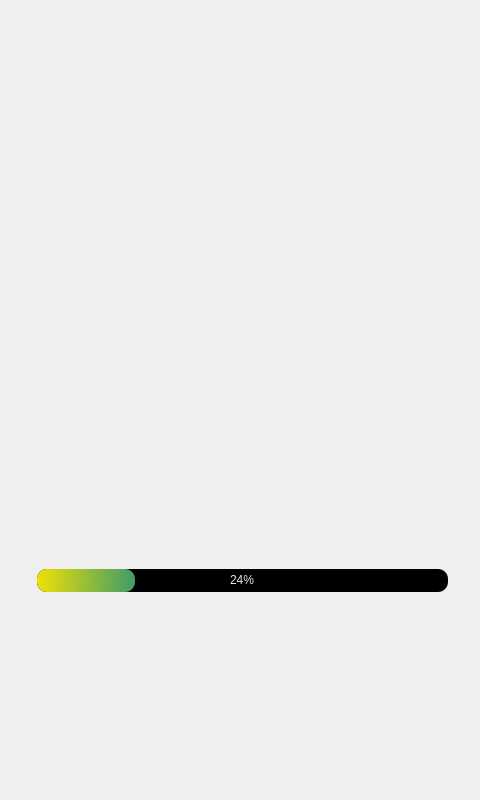
<?xml version="1.0" encoding="UTF-8"?>
<ui version="4.0">
 <class>Splashscreen</class>
 <widget class="QMainWindow" name="Splashscreen">
  <property name="geometry">
   <rect>
    <x>0</x>
    <y>0</y>
    <width>480</width>
    <height>800</height>
   </rect>
  </property>
  <property name="windowTitle">
   <string>MainWindow</string>
  </property>
  <widget class="QWidget" name="centralwidget">
   <layout class="QVBoxLayout" name="verticalLayout">
    <item>
     <widget class="QWidget" name="widget" native="true">
      <property name="styleSheet">
       <string notr="true">image: url(:/newPrefix/StartingUp.png);</string>
      </property>
      <widget class="QProgressBar" name="progressBar">
       <property name="geometry">
        <rect>
         <x>28</x>
         <y>560</y>
         <width>411</width>
         <height>23</height>
        </rect>
       </property>
       <property name="styleSheet">
        <string notr="true">QProgressBar{
	
	background-color: rgb(0, 0, 0);
	color: rgb(229, 229, 229);
	border-style: none;
	border-radius: 10px;
	text-align: center;
}
QProgressBar::chunk{
	background-color: qlineargradient(spread:pad, x1:0, y1:0.5, x2:1, y2:0.506, stop:0 rgba(240, 224, 7, 255), stop:1 rgba(64, 156, 104, 255));
	border-radius: 10px;
}</string>
       </property>
       <property name="value">
        <number>24</number>
       </property>
      </widget>
     </widget>
    </item>
   </layout>
  </widget>
 </widget>
 <resources>
  <include location="res.qrc"/>
 </resources>
 <connections/>
</ui>
